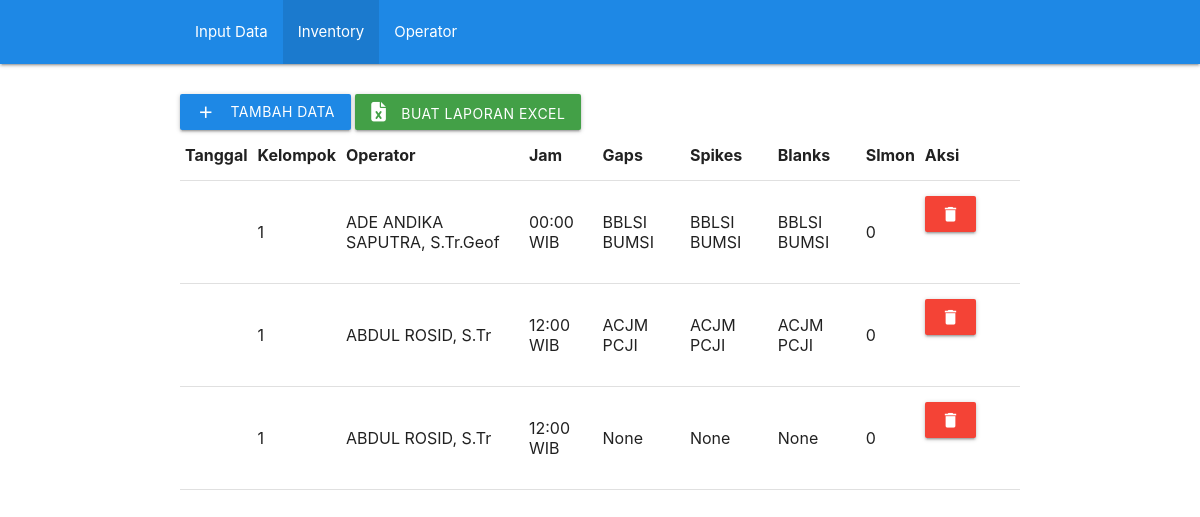
The page /checklist-seiscomp/list_view on the database as committed earlier.
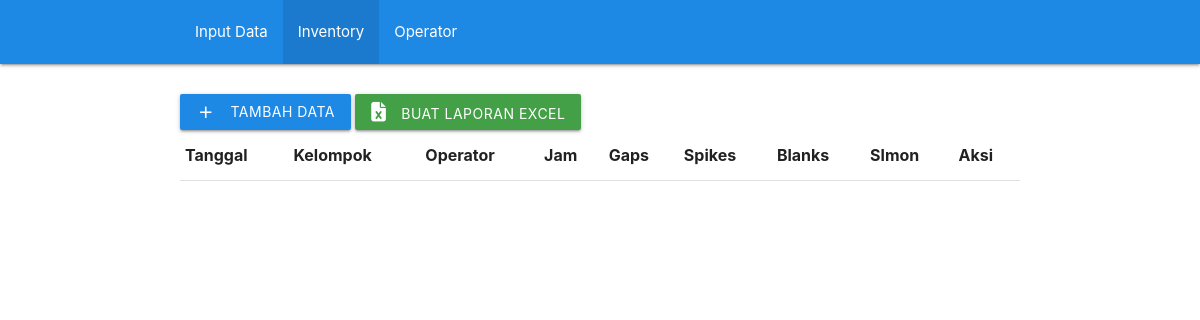
The same page on the database as committed later.
### ChecklistSeiscomp/models.py (models this page shows, shortened)
class ChecklistSeiscompModel(models.Model):
    tanggal = models.DateField()
    jam = models.CharField(max_length=20, choices=WAKTU, default='12:00 WIB')
    kelompok = models.IntegerField(choices=KELOMPOK, default=1)
    operator = models.TextField(null=True,)
    gaps = models.CharField(max_length=500, null=True, blank=True)
    spikes = models.CharField(max_length=500, null=True, blank=True)
    blanks = models.CharField(max_length=500, null=True, blank=True)
    slmon = models.PositiveIntegerField(null=True, blank=True)

### ChecklistSeiscomp/views.py (the view)
# urls.py: path('checklist-seiscomp/list_view', views.list_view, name='list_view'),
def list_view(request):
    context = {}
    context["dataset"] = ChecklistSeiscompModel.objects.all().order_by('-tanggal')
    return render(request, "list_view.html", context)

### ChecklistSeiscomp/templates/list_view.html (shortened to what this page needs)
{% extends "base.html" %}
{% load materializecss %}
{% block content %}
<div class="container" style="padding-top: 2rem;">
    <a class="waves-effect waves-light btn blue darken-1" href="{% url 'checklist-seiscomp' %}"><i
            class="material-icons left">add</i>tambah data</a>
    <a class="waves-effect waves-light btn green darken-1" href="/"><i class="fa-solid fa-file-excel" style="padding-right: 1rem;"></i>Buat Laporan
        Excel</a>
    <table>
        <tr>
            <th>Tanggal</th>
            <th>Kelompok</th>
            <th>Operator</th>
            <th>Jam</th>
            <th>Gaps</th>
            <th>Spikes</th>
            <th>Blanks</th>
            <th>Slmon</th>
            <th>Aksi</th>
        </tr>
        {% for data in dataset %}
        <tr>
            <td> {{ data.tanggal|date:'Y-m-d' }} </td>
            <td> {{ data.kelompok }} </td>
            <td> {{ data.operator }} </td>
            <td> {{ data.jam }} </td>
            <td> {{ data.gaps }} </td>
            <td> {{ data.spikes }} </td>
            <td> {{ data.blanks }} </td>
            <td> {{ data.slmon }} </td>
            <td>
                <a id="data_del_btn{{ data.id }}" onmouseup="data_del({{ data.id }})"
                    class="waves-effect waves-light btn red" id="delete-{{ operator.id }}"><i
                        class="material-icons center">delete</i></a>
            </td>
        </tr>
        {% endfor %}
    </table>
</div>
{% endblock content %}

Rows that differ between the two databases and show on the page:
removed ChecklistSeiscompModel: kelompok "1", operator "ADE ANDIKA SAPUTRA, S.Tr.Geof", jam "00:00 WIB", gaps "BBLSI BUMSI", spikes "BBLSI BUMSI", blanks "BBLSI BUMSI", slmon "0"
removed ChecklistSeiscompModel: kelompok "1", operator "ABDUL ROSID, S.Tr", jam "12:00 WIB", gaps "ACJM PCJI", spikes "ACJM PCJI", blanks "ACJM PCJI", slmon "0"
removed ChecklistSeiscompModel: kelompok "1", operator "ABDUL ROSID, S.Tr", jam "12:00 WIB", gaps "None", spikes "None", blanks "None", slmon "0"
